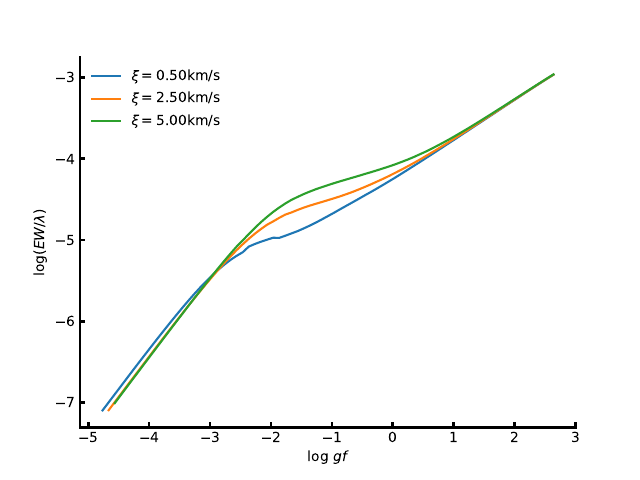

Write Python code to recreate this figure.
from __future__ import division
import numpy as np
import matplotlib.pyplot as plt
import matplotlib.patches as mpatches

'''Curve of growth as function of vt.
The curves (cog_vt?.dat) are done manually by changing the vt in the solar
atmosphere model, then formatting the output nicely.
'''


if __name__ == '__main__':

    vts = [0.5, 2.5, 5.0]
    for i in range(1, 4):
        gf, rw = np.loadtxt('cog_vt%s.dat' % i, unpack=True)
        idx = np.argsort(gf)
        gf, rw = gf[idx], rw[idx]
        plt.plot(gf, rw, label=r'$\xi=%.2f$km/s' % vts[i-1])

    plt.legend(loc='best', frameon=False)
    plt.xlabel(r'log $gf$')
    plt.ylabel(r'$\log(EW/\lambda)$')

    # plt.savefig('cog_vt.pdf')
    plt.show()
